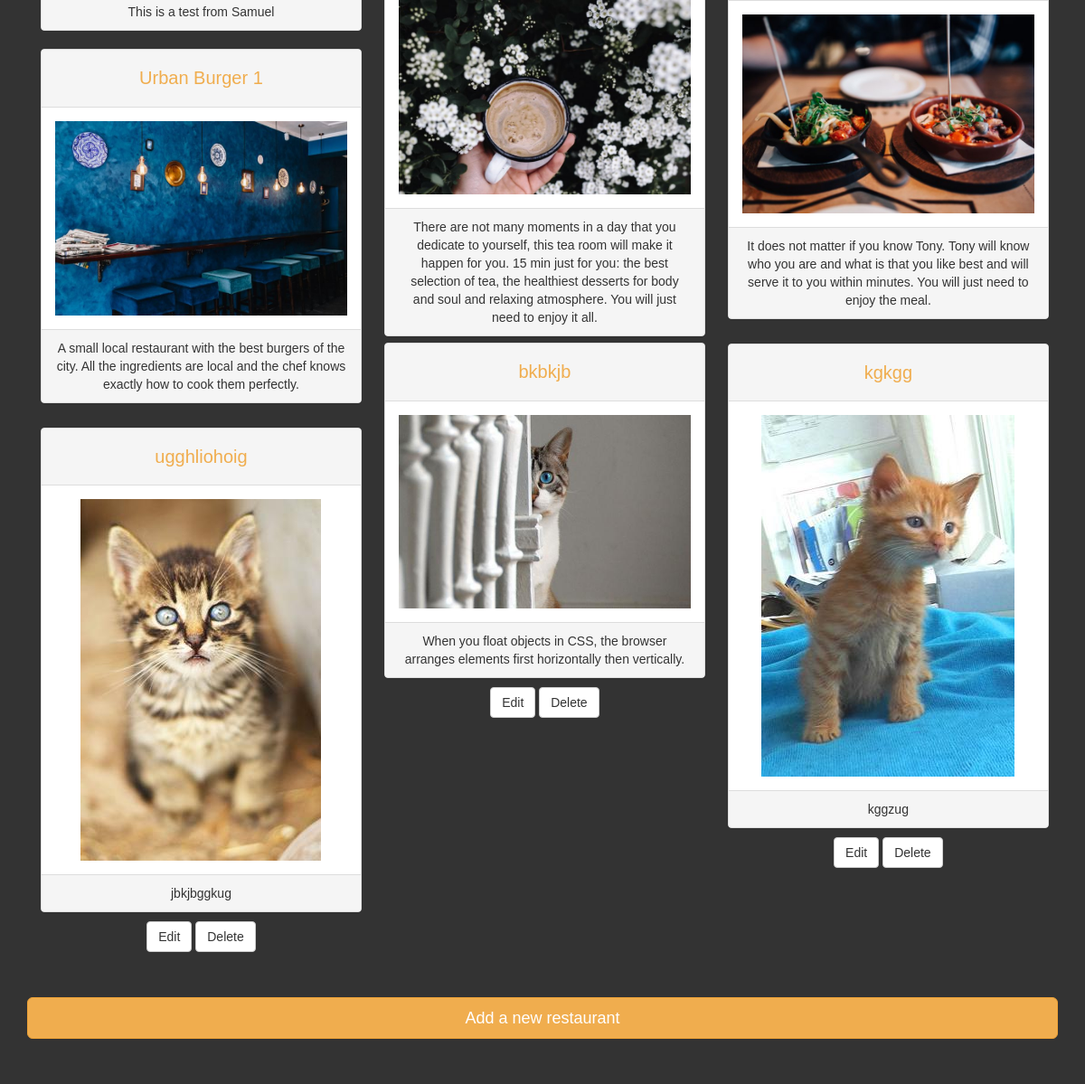
/restos/ (signed in, lower part), run on an earlier commit of the app's database.
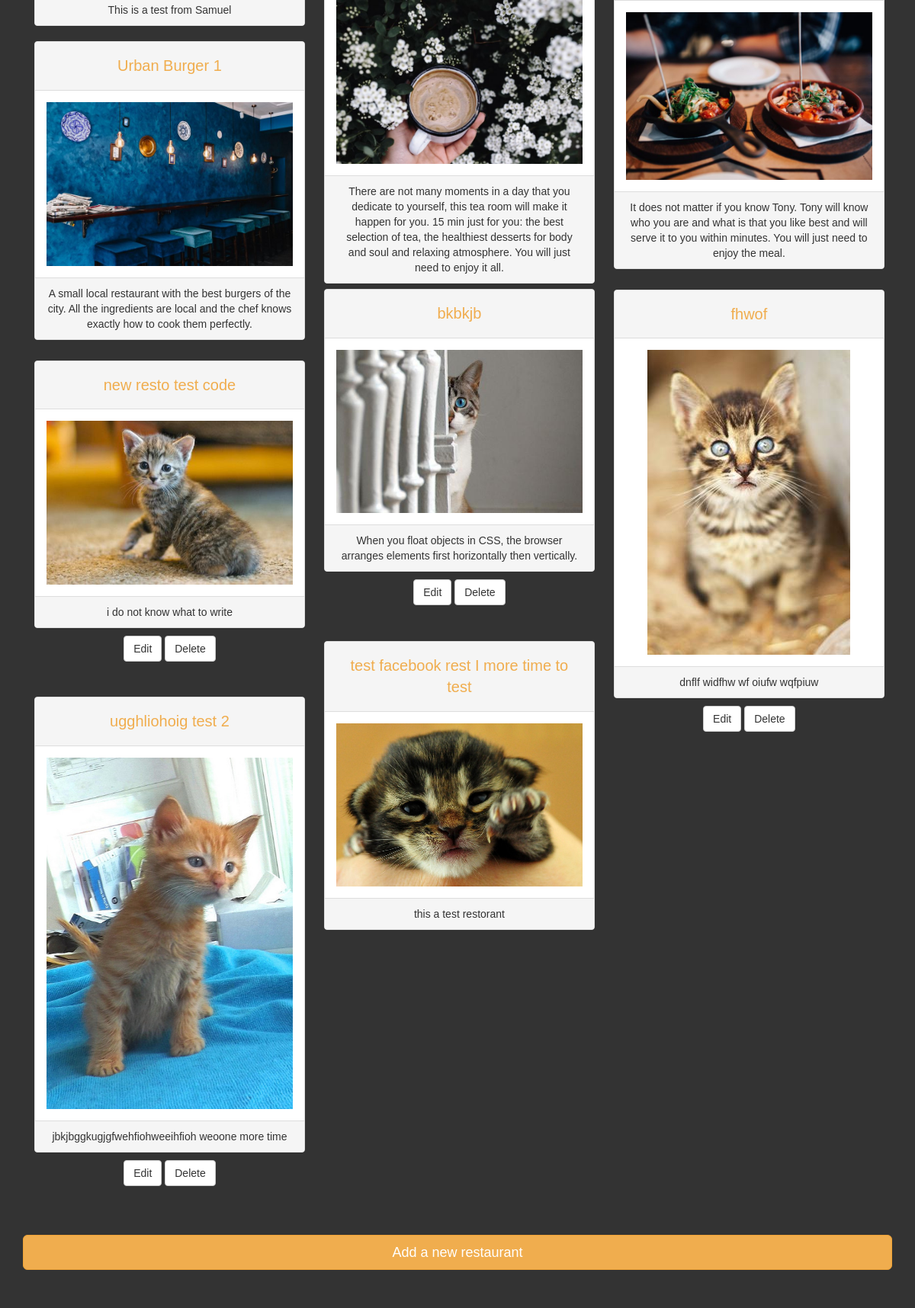
And on a later commit of the database.
### database_setup_fn.py (models this page shows, shortened)
class Restaurant(Base):
    __tablename__ = 'restaurant'
    id = Column(Integer, primary_key=True)
    name = Column(String(250), nullable=False)
    user_id = Column(Integer, ForeignKey('user.id'))
    user = relationship(User)
    description = Column(String(250))
    image = Column(String(250))
    menu_item = relationship('MenuItem', cascade="all, delete")

### finalproject.py (the view)
@app.route('/')
@app.route('/restos/')
def showallrestaurants():
    restaurants = session.query(Restaurant).order_by(Restaurant.name).all()
    if 'username' not in login_session:
        return render_template('public_allrestos.html', restos=restaurants)
    else:
        user = session.query(User).\
            filter_by(name=login_session['username']).one()
        return render_template('allrestos.html', restos=restaurants, user=user)

### templates/allrestos.html (shortened to what this page needs)
<!DOCTYPE html>
<html>
<head>
    <link rel="stylesheet" type="text/css" href="/static/bootstrap-3.3.7-dist/css/bootstrap.min.css">
    <link rel="stylesheet" type="text/css" href="/static/bootstrap-3.3.7-dist/css/custom.css">
    <link rel="stylesheet" type="text/css" href="/static/css/styles.css">
</head>
<body>
    <div class="container">
        <div class='row'>
            <div class="col-md-12" align="center" id='grid'>
                {% for resto in restos %}
                <div class="col-sm-12 col-md-6 col-lg-4 item">
                    <div class="panel panel-default">
                        <div class="panel-heading"><a style="font-size:20px; color:#f0ad4e;" class="btn btn-link" href="{{url_for('restoMenu', resto_ID=resto.id)}}">{{resto.name}}</a></div>
                        <div class="panel-body"><img alt='resto image' class = "img-responsive center-block" src="{{resto.image}}"/></div>
                        <div class="panel-footer">{{resto.description}}</div>
                    </div>
                    {% if resto.user_id == user.id %}
                    <a class="btn btn-default" role="button" href="{{url_for('editResto', resto_id=resto.id)}}" style="margin-bottom:30px;">Edit</a> <a class="btn btn-default" role="button" style="margin-bottom:30px;" href="{{url_for('deleteResto',resto_id=resto.id)}}">Delete</a>
                    {% endif %}
                </div>
                {% endfor %}
            </div>
        </div>
        <div class="row">
            <div class="col-md-12" align="center" id="bottom">
                <a href="{{url_for('createNewResto')}}" role ="button" class ="btn btn-warning btn-block btn-lg">Add a new restaurant</a>
            </div>
        </div>
    </div>
</body>
</html>

What changed in the data, as far as the page shows it:
removed Restaurant: name "kgkgg", image (picture), description "kggzug"
added Restaurant: name "fhwof", image (picture), description "dnflf widfhw wf oiufw wqfpiuw"
added Restaurant: name "new resto test code", image (picture), description "i do not know what to write"
added Restaurant: name "test facebook rest I more time to test", image (picture), description "this a test restorant"
changed Restaurant: name "ugghliohoig" → "ugghliohoig test 2"; image: a different picture; description "jbkjbggkug" → "jbkjbggkugjgfwehfiohweeihfioh weoone more time"
